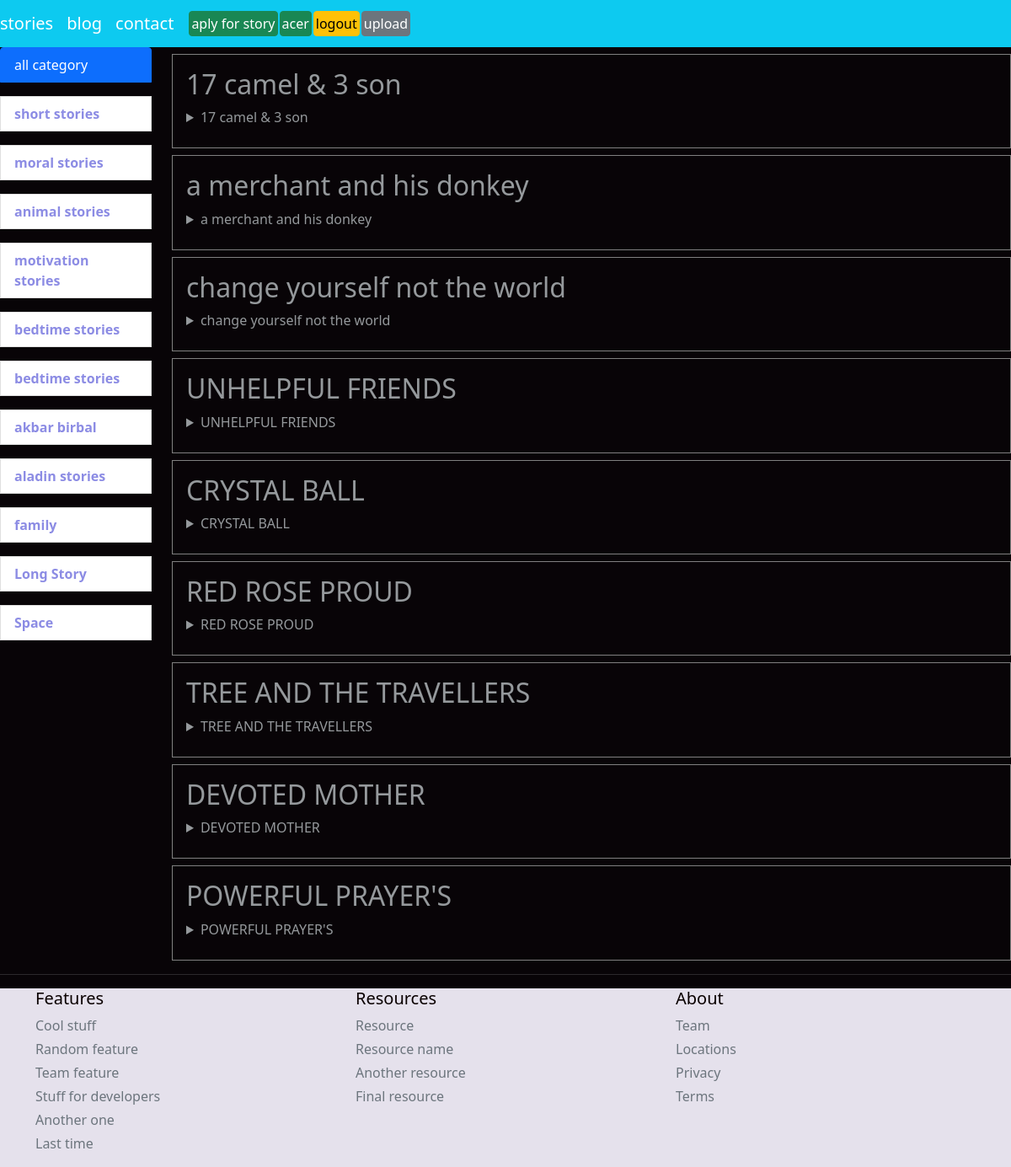
Page /cat/17/ (signed in) on the committed database.
### myapp/models.py (models this page shows, shortened)
class category(models.Model):
    title=models.CharField(max_length=50)

class photos(models.Model) :
    title=models.CharField(max_length=50)
    img=models.TextField(default="")
    ctg=models.ForeignKey(category,on_delete=models.CASCADE)
    disc=models.TextField(default="")

### myapp/views.py (the view)
# urls.py: path('cat/<int:cid>/', views.catwise, name='catwise'),
def catwise(request,cid):
    cat = category.objects.all()
    catt= category.objects.get(id=cid)
    photo=photos.objects.filter(ctg=catt)
    context = {'cat': cat, 'photo': photo}
    return render(request, 'home.html', context)

### templates/home.html (shortened to what this page needs)
{% extends 'base.html' %}
{% block body %}
{% load static %}
<div class="row">
    <div class="col-md-2">
        <div class="list-group">
            <a href="/" class="list-group-item list-group-item-action active" aria-current="true">
                all category
            </a>
            {% for c in cat %}
            <i class="fa fa-kit"> </i>
            <strong> <a href="/cat/{{c.id}}" style="color:rgb(140, 140, 228);"
                        class="list-group-item list-group-item-action bg-blue">{{c.title}}</a></strong>
            {% endfor %}
        </div>
    </div>
    <div class="col-md-10">
        <div>
            {% for c in photo %}
            <div class="card-body mt-2" style="border:1px solid grey;">
                <h2 class="card-title">{{c.title}}</h2>
                <details>
                    <summary class="card-title">{{c.title}}</summary>
                    <br>
                </details>
            </div>
        {% endfor %}
        </div>
    </div>
</div>
{% endblock body %}

### templates/base.html (shortened to what this page needs)
<!doctype html>
<html lang="en">
<head>
    <link href="https://cdn.jsdelivr.net/npm/bootstrap@5.0.2/dist/css/bootstrap.min.css" rel="stylesheet"
>
</head>
<body style="background-color:rgb(8, 4, 7); color:rgb(149, 153, 156)">
<nav class="navbar navbar-expand-lg navbar-dark bg-info">
    <a class="navbar-brand" href="/">stories</a>
    <a class="navbar-brand" href="#">blog</a>
    <a class="navbar-brand" href="contact">contact</a>
    {% if user.is_authenticated %}
    <a class="btn btn-success"  style="padding:2px; margin-left:2px;" href="/aply_story">aply for story</a>
    <a class="btn btn-success"  style="padding:2px; margin-left:2px;" href="/">{{request.user}}</a>
    <a class="btn btn-warning"  style="padding:2px; margin-left:2px;" href="/lout">logout</a>
    <a class="btn btn-secondary"  style="padding:2px; margin-left:2px;" href="/imageupload">upload</a>
    {% else %}
    <a class="btn btn-success" style="padding:2px;" href="/lagin">lagin</a>
    <a class="btn btn-primary" style="padding:2px; margin-left:2px;" href="/register">register</a>
    {% endif %}
</nav>
{% block body %}{% endblock body %}
<hr class="dotted">
<div class="t" style="background-color: rgb(229, 225, 236); color:rgb(10, 1, 1)">
<div class="container">
    <div class="row">
        <div class="col-4 col-md">
            <h5>Features</h5>
            <ul class="list-unstyled text-small" >
                <li class="mb-1"><a class="link-secondary text-decoration-none" href="blg/">Cool stuff</a></li>
                <li class="mb-1"><a class="link-secondary text-decoration-none" href="#">Random feature</a></li>
                <li class="mb-1"><a class="link-secondary text-decoration-none" href="#">Team feature</a></li>
                <li class="mb-1"><a class="link-secondary text-decoration-none" href="#">Stuff for developers</a></li>
                <li class="mb-1"><a class="link-secondary text-decoration-none" href="#">Another one</a></li>
                <li class="mb-1"><a class="link-secondary text-decoration-none" href="#">Last time</a></li>
            </ul>
        </div>
        <div class="col-4 col-md">
            <h5>Resources</h5>
            <ul class="list-unstyled text-small">
                <li class="mb-1"><a class="link-secondary text-decoration-none" href="#">Resource</a></li>
                <li class="mb-1"><a class="link-secondary text-decoration-none" href="#">Resource name</a></li>
                <li class="mb-1"><a class="link-secondary text-decoration-none" href="#">Another resource</a></li>
                <li class="mb-1"><a class="link-secondary text-decoration-none" href="#">Final resource</a></li>
            </ul>
        </div>
        <div class="col-4 col-md">
            <h5>About</h5>
            <ul class="list-unstyled text-small">
                <li class="mb-1"><a class="link-secondary text-decoration-none" href="#">Team</a></li>
                <li class="mb-1"><a class="link-secondary text-decoration-none" href="#">Locations</a></li>
                <li class="mb-1"><a class="link-secondary text-decoration-none" href="#">Privacy</a></li>
                <li class="mb-1"><a class="link-secondary text-decoration-none" href="#">Terms</a></li>
            </ul>
        </div>
    </div>
</div>
</div>
</body>
</html>

### rows in the picture
category: title "short stories"
category: title "moral stories"
category: title "animal stories"
category: title "motivation stories"
category: title "bedtime stories"
category: title "bedtime stories"
category: title "akbar birbal"
category: title "aladin stories"
category: title "family"
category: title "Long Story"
category: title "Space"
photos: title "17 camel & 3 son"
photos: title "a merchant and his donkey"
photos: title "change yourself not the world"
photos: title "UNHELPFUL FRIENDS"
photos: title "CRYSTAL BALL"
photos: title "RED ROSE PROUD"
photos: title "TREE AND THE TRAVELLERS"
photos: title "DEVOTED MOTHER"
photos: title "POWERFUL PRAYER'S"

### other values in the picture
{{ request.user }} "acer"
